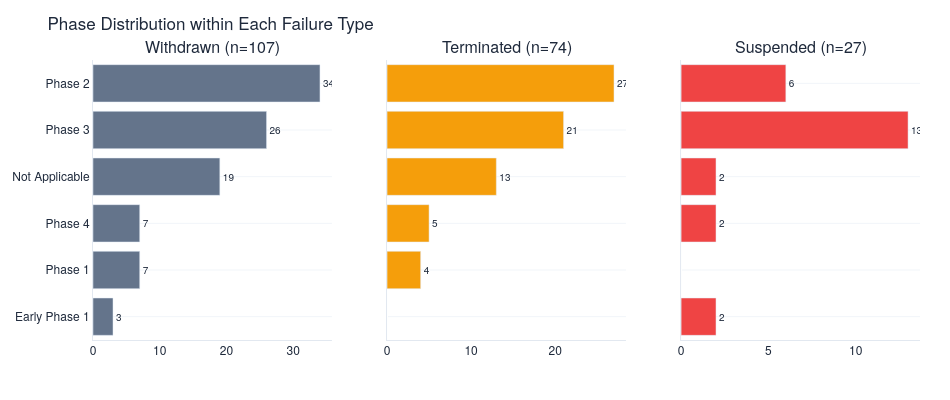

The cell this chart's notebook holds for it:
### Code cell
# ── Chart 2D-2: Median enrollment by failure type ────────────────────────
# Aggregate across phases to see overall pattern per failure type
df_failure_summary = df_2d.groupby('status').agg(
    total_trials=('n_trials', 'sum'),
).reset_index()

# Use the raw data for per-status median (re-aggregate from df_2d)
failure_colors = {
    'Withdrawn': COLORS['secondary'],
    'Terminated': COLORS['accent'],
    'Suspended': COLORS['danger'],
}

fig_2d2 = make_subplots(
    rows=1, cols=3,
    subplot_titles=['Withdrawn (n=107)', 'Terminated (n=74)', 'Suspended (n=27)'],
    shared_yaxes=True,
)

for i, status in enumerate(['Withdrawn', 'Terminated', 'Suspended'], 1):
    subset = df_2d[df_2d['status'] == status].sort_values('n_trials', ascending=True)
    fig_2d2.add_trace(
        go.Bar(
            x=subset['n_trials'],
            y=subset['phase'],
            orientation='h',
            marker_color=failure_colors[status],
            text=subset['n_trials'],
            textposition='outside',
            textfont=dict(size=10),
            showlegend=False,
        ),
        row=1, col=i,
    )

fig_2d2.update_layout(
    **LAYOUT_DEFAULTS,
    title='Phase Distribution within Each Failure Type',
    height=400,
    width=950,
)
clean_axes(fig_2d2)
fig_2d2.show()

### Figure 1 — Plotly figure (JSON) as saved in the notebook; plotly's stock layout.template omitted (floating-point values rounded to 4 significant figures)
{"data": [{"marker": {"color": "#64748B"}, "orientation": "h", "showlegend": false, "text": [3, 7, 7, 19, 26, 34], "textfont": {"size": 10}, "textposition": "outside", "type": "bar", "x": [3, 7, 7, 19, 26, 34], "xaxis": "x", "y": ["Early Phase 1", "Phase 1", "Phase 4", "Not Applicable", "Phase 3", "Phase 2"], "yaxis": "y"}, {"marker": {"color": "#F59E0B"}, "orientation": "h", "showlegend": false, "text": [4, 5, 13, 21, 27], "textfont": {"size": 10}, "textposition": "outside", "type": "bar", "x": [4, 5, 13, 21, 27], "xaxis": "x2", "y": ["Phase 1", "Phase 4", "Not Applicable", "Phase 3", "Phase 2"], "yaxis": "y2"}, {"marker": {"color": "#EF4444"}, "orientation": "h", "showlegend": false, "text": [2, 2, 2, 6, 13], "textfont": {"size": 10}, "textposition": "outside", "type": "bar", "x": [2, 2, 2, 6, 13], "xaxis": "x3", "y": ["Not Applicable", "Phase 4", "Early Phase 1", "Phase 2", "Phase 3"], "yaxis": "y3"}], "layout": {"annotations": [{"font": {"size": 16}, "showarrow": false, "text": "Withdrawn (n=107)", "x": 0.1444, "xanchor": "center", "xref": "paper", "y": 1, "yanchor": "bottom", "yref": "paper"}, {"font": {"size": 16}, "showarrow": false, "text": "Terminated (n=74)", "x": 0.5, "xanchor": "center", "xref": "paper", "y": 1, "yanchor": "bottom", "yref": "paper"}, {"font": {"size": 16}, "showarrow": false, "text": "Suspended (n=27)", "x": 0.8556, "xanchor": "center", "xref": "paper", "y": 1, "yanchor": "bottom", "yref": "paper"}], "font": {"color": "#1E293B", "family": "Helvetica Neue, Arial, sans-serif"}, "height": 400, "hoverlabel": {"bgcolor": "white", "font": {"size": 12}}, "margin": {"b": 60, "l": 60, "r": 30, "t": 60}, "paper_bgcolor": "white", "plot_bgcolor": "white", "title": {"text": "Phase Distribution within Each Failure Type"}, "width": 950, "xaxis": {"anchor": "y", "domain": [0, 0.2889], "linecolor": "#E2E8F0", "linewidth": 1, "showgrid": false}, "xaxis2": {"anchor": "y2", "domain": [0.3556, 0.6444], "linecolor": "#E2E8F0", "linewidth": 1, "showgrid": false}, "xaxis3": {"anchor": "y3", "domain": [0.7111, 1], "linecolor": "#E2E8F0", "linewidth": 1, "showgrid": false}, "yaxis": {"anchor": "x", "domain": [0, 1], "gridcolor": "#F1F5F9", "gridwidth": 1, "linecolor": "#E2E8F0", "linewidth": 1, "showgrid": true}, "yaxis2": {"anchor": "x2", "domain": [0, 1], "gridcolor": "#F1F5F9", "gridwidth": 1, "linecolor": "#E2E8F0", "linewidth": 1, "matches": "y", "showgrid": true, "showticklabels": false}, "yaxis3": {"anchor": "x3", "domain": [0, 1], "gridcolor": "#F1F5F9", "gridwidth": 1, "linecolor": "#E2E8F0", "linewidth": 1, "matches": "y", "showgrid": true, "showticklabels": false}}}
